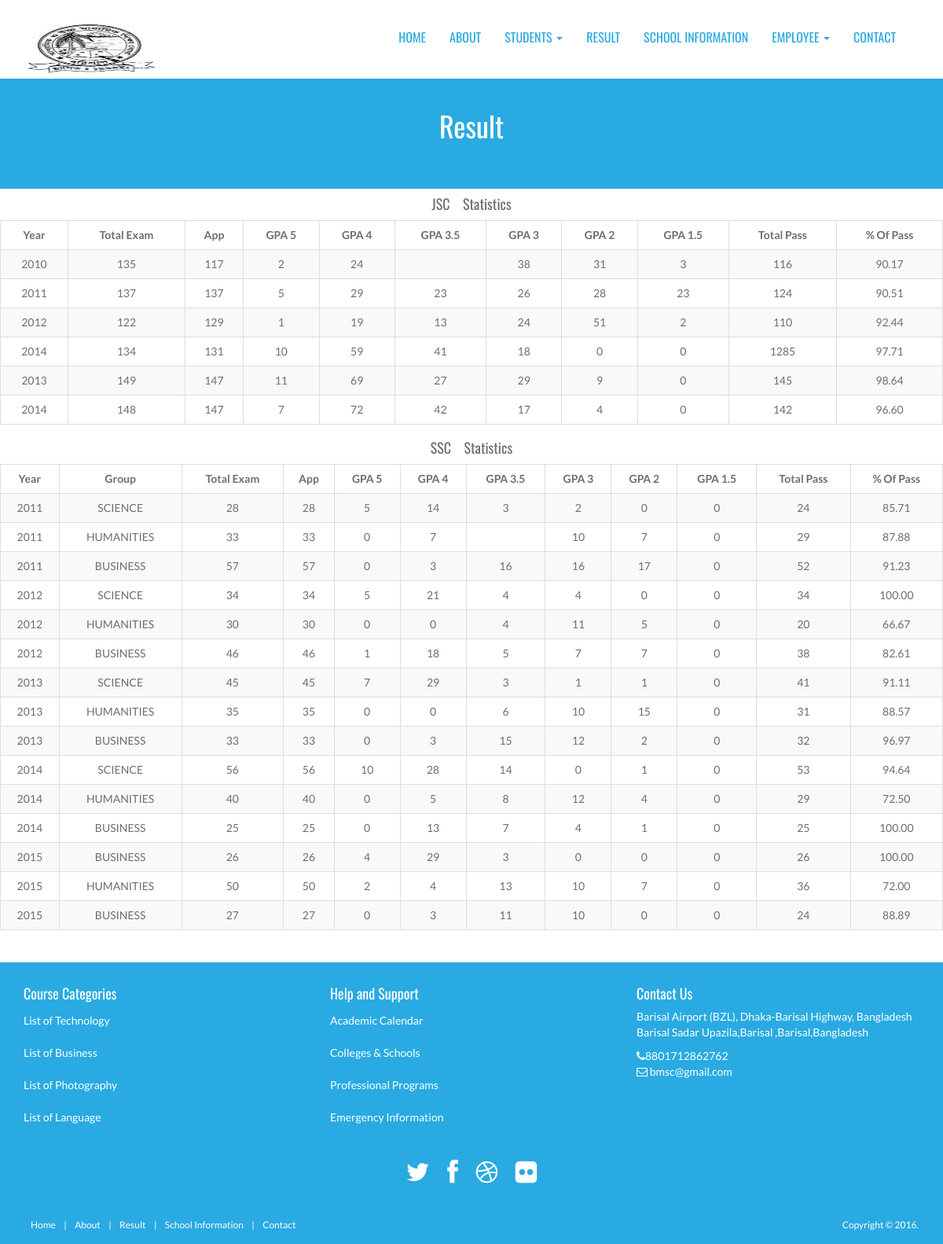
The page /result.php on the database its author committed.
### tables this page shows
CREATE TABLE IF NOT EXISTS `tbl_jsc_result` (
  `jsc_result_id` int(11) NOT NULL AUTO_INCREMENT,
  `year` varchar(10) NOT NULL,
  `total_exam` varchar(10) NOT NULL,
  `app` varchar(10) NOT NULL,
  `gpa_five` varchar(10) NOT NULL,
  `gpa_four` varchar(10) NOT NULL,
  `gpa_three_point_five` varchar(10) NOT NULL,
  `gpa_three` varchar(10) NOT NULL,
  `gpa_two` varchar(10) NOT NULL,
  `gpa_one` varchar(10) NOT NULL,
  `total_pass` varchar(10) NOT NULL,
  `percentice_of_pass` varchar(10) NOT NULL,
  `publication_status` tinyint(1) NOT NULL,
  PRIMARY KEY (`jsc_result_id`)
);

CREATE TABLE IF NOT EXISTS `tbl_hsc_result` (
  `ssc_result_id` int(3) NOT NULL AUTO_INCREMENT,
  `year` varchar(10) NOT NULL,
  `group1` varchar(10) NOT NULL,
  `total_exam` varchar(10) NOT NULL,
  `app` varchar(10) NOT NULL,
  `gpa_five` varchar(10) NOT NULL,
  `gpa_four` varchar(10) NOT NULL,
  `gpa_three_point_five` varchar(10) NOT NULL,
  `gpa_three` varchar(10) NOT NULL,
  `gpa_two` varchar(10) NOT NULL,
  `gpa_one` varchar(10) NOT NULL,
  `total_pass` varchar(10) NOT NULL,
  `percentice_of_pass` varchar(10) NOT NULL,
  `publication_status` tinyint(1) NOT NULL,
  PRIMARY KEY (`ssc_result_id`)
);

CREATE TABLE IF NOT EXISTS `tbl_category` (
  `category_id` int(3) NOT NULL AUTO_INCREMENT,
  `category_name` varchar(100) NOT NULL,
  `category_description` text NOT NULL,
  `publication_status` tinyint(1) NOT NULL,
  PRIMARY KEY (`category_id`)
);

CREATE TABLE IF NOT EXISTS `tbl_admission` (
  `admission_id` int(3) NOT NULL AUTO_INCREMENT,
  `admission_title` varchar(256) NOT NULL,
  `admission_description` text NOT NULL,
  `publication_status` smallint(1) NOT NULL,
  PRIMARY KEY (`admission_id`)
);

CREATE TABLE IF NOT EXISTS `tbl_address` (
  `address_id` int(3) NOT NULL AUTO_INCREMENT,
  `address` varchar(300) NOT NULL,
  `email` varchar(256) NOT NULL,
  `phone` varchar(15) NOT NULL,
  `publication_status` tinyint(1) NOT NULL,
  PRIMARY KEY (`address_id`)
);

### result.php (called while the page is built, shortened)
<?php
include './index.php';

### classes/application.php (called while the page is built, shortened)
<?php
class Application {
    private $db_connect;
    public function __construct() {
        $host_name = 'localhost';
        $user_name = 'root';
        $password = '';
        $db_name = 'school-management-system';
        $this->db_connect = mysqli_connect($host_name, $user_name, $password, $db_name);
    }
    public function select_all_contact_info() {
        $sql = "SELECT * FROM tbl_address WHERE publication_status=1";
        if (mysqli_query($this->db_connect, $sql)) {
            $query_result = mysqli_query($this->db_connect, $sql);
            return $query_result;
        } else {
            die('Query Problem' . mysqli_error($this->db_connect));
        }
    }
    public function select_all_jsc_result_info() {
        $sql = "SELECT * FROM tbl_jsc_result WHERE publication_status=1";
        if (mysqli_query($this->db_connect, $sql)) {
            $query_result = mysqli_query($this->db_connect, $sql);
            return $query_result;
        } else {
            die('Query Problem' . mysqli_error($this->db_connect));
        }
    }
    public function select_all_ssc_result_info() {
        $sql = "SELECT * FROM tbl_hsc_result WHERE publication_status=1";
        if (mysqli_query($this->db_connect, $sql)) {
            $query_result = mysqli_query($this->db_connect, $sql);
            return $query_result;
        } else {
            die('Query Problem' . mysqli_error($this->db_connect));
        }
    }
    public function select_all_category_info() {
        $sql = "SELECT * FROM tbl_category WHERE publication_status=1";
        if (mysqli_query($this->db_connect, $sql)) {
            $query_result = mysqli_query($this->db_connect, $sql);
            return $query_result;
        } else {
            die('Query Problem' . mysqli_error($this->db_connect));
        }
    }
    public function select_admission_info() {
        $sql = "SELECT * FROM tbl_admission WHERE publication_status=1";
        if (mysqli_query($this->db_connect, $sql)) {
            $query_result = mysqli_query($this->db_connect, $sql);
            return $query_result;
        } else {
            die('Query Problem' . mysqli_error($this->db_connect));
        }
    }
}

### pages/result_content.php (the view, shortened to what this page needs)
<?php
$query_result = $obj_app->select_all_jsc_result_info();
$query_result1 = $obj_app->select_all_ssc_result_info();
?>
<header id="head" class="secondary">
    <div class="container">
        <h1>Result</h1>
    </div>
</header>
<div class="box-content">
    <table class="table table-striped table-bordered bootstrap-datatable datatable" >
        <tbody>
            <tr>
                <h4 class="text-center">JSC &nbsp;&nbsp; Statistics </h4>
            </tr>
            <tr>
                <th class="text-center">Year</th>
                <th class="text-center">Total Exam</th>
                <th class="text-center">App</th>
                <th class="text-center">GPA 5</th>
                <th class="text-center">GPA 4</th>
                <th class="text-center">GPA 3.5</th>
                <th class="text-center">GPA 3</th>
                <th class="text-center">GPA 2</th>
                <th class="text-center">GPA 1.5</th>
                <th class="text-center">Total Pass</th>
                <th class="text-center">% Of Pass</th>
            </tr>
             <?php while ($jsc_rsult = mysqli_fetch_assoc($query_result)) { ?>
            <tr>
                <td class="text-center"><?php echo $jsc_rsult['year']; ?></td>
                <td class="text-center"><?php echo $jsc_rsult['total_exam']; ?></td>
                <td class="text-center"><?php echo $jsc_rsult['app']; ?></td>
                <td class="text-center"><?php echo $jsc_rsult['gpa_five']; ?></td>
                <td class="text-center"><?php echo $jsc_rsult['gpa_four']; ?></td>
                <td class="text-center"><?php echo $jsc_rsult['gpa_three_point_five']; ?></td>
                <td class="text-center"><?php echo $jsc_rsult['gpa_three']; ?></td>
                <td class="text-center"><?php echo $jsc_rsult['gpa_two']; ?></td>
                <td class="text-center"><?php echo $jsc_rsult['gpa_one']; ?></td>
                <td class="text-center"><?php echo $jsc_rsult['total_pass']; ?></td>
                <td class="text-center"><?php echo $jsc_rsult['percentice_of_pass']; ?></td>
            </tr>
            <?php } ?>
        </tbody>
    </table>
    <table class="table table-striped table-bordered bootstrap-datatable datatable" >
        <tbody>
            <tr>
                <h4 class="text-center">SSC &nbsp;&nbsp; Statistics </h4>
            </tr>
            <tr>
                <th class="text-center">Year</th>
                <th class="text-center">Group</th>
                <th class="text-center">Total Exam</th>
                <th class="text-center">App</th>
                <th class="text-center">GPA 5</th>
                <th class="text-center">GPA 4</th>
                <th class="text-center">GPA 3.5</th>
                <th class="text-center">GPA 3</th>
                <th class="text-center">GPA 2</th>
                <th class="text-center">GPA 1.5</th>
                <th class="text-center">Total Pass</th>
                <th class="text-center">% Of Pass</th>
            </tr>
             <?php while ($ssc_rsult = mysqli_fetch_assoc($query_result1)) { ?>
            <tr>
                <td class="text-center"><?php echo $ssc_rsult['year']; ?></td>
                <td class="text-center"><?php echo $ssc_rsult['group1']; ?></td>
                <td class="text-center"><?php echo $ssc_rsult['total_exam']; ?></td>
                <td class="text-center"><?php echo $ssc_rsult['app']; ?></td>
                <td class="text-center"><?php echo $ssc_rsult['gpa_five']; ?></td>
                <td class="text-center"><?php echo $ssc_rsult['gpa_four']; ?></td>
                <td class="text-center"><?php echo $ssc_rsult['gpa_three_point_five']; ?></td>
                <td class="text-center"><?php echo $ssc_rsult['gpa_three']; ?></td>
                <td class="text-center"><?php echo $ssc_rsult['gpa_two']; ?></td>
                <td class="text-center"><?php echo $ssc_rsult['gpa_one']; ?></td>
                <td class="text-center"><?php echo $ssc_rsult['total_pass']; ?></td>
                <td class="text-center"><?php echo $ssc_rsult['percentice_of_pass']; ?></td>
            </tr>
            <?php } ?>
        </tbody>
    </table>
</div>

### include/footer.php (shortened to what this page needs)
<?php
$query_result = $obj_app->select_all_contact_info();
$query_result1 = $obj_app->select_all_category_info();
$query_result2 = $obj_app->select_admission_info();
?>
<footer id="footer">
    <div class="container">
        <div class="row">
            <div class="footerbottom">
                <div class="col-md-4 col-sm-6">
                    <div class="footerwidget">
                        <h4>
                            Course Categories
                        </h4>
                        <div class="menu-course">
                            <?php while ($category_info = mysqli_fetch_assoc($query_result1)) { ?>
                                <ul class="menu">
                                    <li><a href="#"> <?php echo $category_info['category_name']; ?></a></li>
                                </ul>
                            <?php } ?>
                        </div>
                    </div>
                </div>
                <div class="col-md-4 col-sm-6">
                    <div class="footerwidget">
                        <h4>
                            Help and Support
                        </h4>
                        <?php while ($admission_info = mysqli_fetch_assoc($query_result2)) { ?>
                                <ul class="menu">
                                    <li><a href="#"> <?php echo $admission_info['admission_title']; ?></a></li>
                                </ul>
                            <?php } ?>
                    </div>
                </div>
                <div class="col-md-4 col-sm-6">
                    <div class="footerwidget">
                        <h4>Contact Us</h4>
                        <?php while ($contact_info = mysqli_fetch_assoc($query_result)) { ?>
                            <p><?php echo $contact_info['address']; ?></p>
                            <div class="contact-info">
                                <i class="fa fa-phone"></i><?php echo $contact_info['phone']; ?><br>
                                <i class="fa fa-envelope-o"></i> <?php echo $contact_info['email']; ?>
                            </div>
                        <?php } ?>
                    </div>
                </div>
            </div>
        </div>
        <div class="social text-center">
            <a href="https://twitter.com/" target="_blank"><i title="tweeter" class="fa fa-twitter"></i></a>
            <a href="https://www.facebook.com/" target="_blank"><i title="facebook" class="fa fa-facebook"></i></a>
            <a href="https://dribbble.com/" target="_blank"><i title="dribbble" class="fa fa-dribbble"></i></a>
            <a href="https://www.flickr.com" target="_blank"><i title="flickr" class="fa fa-flickr"></i></a>
        </div>
    </div>
    <div class="footer2">
        <div class="container">
            <div class="row">
                <div class="col-md-6 panel">
                    <div class="panel-body">
                        <p class="simplenav">
                            <a href="index.php">Home</a> |
                            <a href="about.php">About</a> |
                            <a href="result.php">Result</a> |
                            <a href="school_info.php">School Information</a> |
                            <a href="contact.php">Contact</a>
                    </div>
                </div>
                <div class="col-md-6 panel">
                    <div class="panel-body">
                        <p class="text-right">
                            Copyright &copy; 2016.
                        </p>
                    </div>
                </div>
            </div>
        </div>
    </div>
</footer>

### assets/front_end_assets/css/style.css (style rules this page uses)
body { font-family: 'Lato', sans-serif; font-weight: normal; color: #6E6E6E; }
h1, h2, h3, h4, h5, h6 { font-weight: normal; font-family: 'Oswald', sans-serif; }
h1, .h1, h2, .h2, h3, .h3 { margin-top: 30px; }
a { color:#3d84e6; }
#head { background-size: cover; height: 600px; text-align: center; color: white; font-weight: 300; position: relative; background-position-x: center; }
#head.secondary { height: 100px; min-height: 100px; padding-top: 0px; }
.panel { margin-bottom: 0px; background-color: transparent; border: 1px solid transparent; border-radius: 0px; -webkit-box-shadow: none; box-shadow: none; }
.panel-body { padding: 0px; }
ul, .list.custom-list ul { margin: 0 0 11px; list-style-type: none; padding-left: 10px; }
footer { border-top: 1px solid #e5e5e5; background: #29AAE2; margin-top: 40px; padding-top: 20px; color: #fff; }
ul.menu { padding: 0px; }
.menu li { padding: 5px 0px; }
.menu li a { color: #FFFFFF; }
.social { margin: 20px 0; }
.social a { font-size: 32px; margin: 0 10px; color: #FFFFFF; }
.footer2 { background: #29AAE2; padding: 15px 0; color: #aaa; font-size: 12px; }
.footer2 a { color: #FFF; }
.footer2 p { margin: 0; color: #fff; }
footer ul li { list-style: none; }
#head.secondary { padding-top: 0px; background: #29AAE2; background-size: cover; text-align: center; padding:10px 0; height: 140px; }
#head.secondary h1 { COLOR: #fff; text-align: center; }
.footer2 a { padding: 4px 8px; }

### rows shown on the page
tbl_jsc_result: year "2010", total_exam "135", app "117", gpa_five "2", gpa_four "24", gpa_three "38", gpa_two "31", gpa_one "3", total_pass "116", percentice_of_pass "90.17"
tbl_jsc_result: year "2011", total_exam "137", app "137", gpa_five "5", gpa_four "29", gpa_three_point_five "23", gpa_three "26", gpa_two "28", gpa_one "23", total_pass "124", percentice_of_pass "90.51"
tbl_jsc_result: year "2012", total_exam "122", app "129", gpa_five "1", gpa_four "19", gpa_three_point_five "13", gpa_three "24", gpa_two "51", gpa_one "2", total_pass "110", percentice_of_pass "92.44"
tbl_jsc_result: year "2014", total_exam "134", app "131", gpa_five "10", gpa_four "59", gpa_three_point_five "41", gpa_three "18", gpa_two "0", gpa_one "0", total_pass "1285", percentice_of_pass "97.71"
tbl_jsc_result: year "2013", total_exam "149", app "147", gpa_five "11", gpa_four "69", gpa_three_point_five "27", gpa_three "29", gpa_two "9", gpa_one "0", total_pass "145", percentice_of_pass "98.64"
tbl_jsc_result: year "2014", total_exam "148", app "147", gpa_five "7", gpa_four "72", gpa_three_point_five "42", gpa_three "17", gpa_two "4", gpa_one "0", total_pass "142", percentice_of_pass "96.60"
tbl_hsc_result: year "2011", group1 "SCIENCE", total_exam "28", app "28", gpa_five "5", gpa_four "14", gpa_three_point_five "3", gpa_three "2", gpa_two "0", gpa_one "0", total_pass "24", percentice_of_pass "85.71"
tbl_hsc_result: year "2011", group1 "HUMANITIES", total_exam "33", app "33", gpa_five "0", gpa_four "7", gpa_three "10", gpa_two "7", gpa_one "0", total_pass "29", percentice_of_pass "87.88"
tbl_hsc_result: year "2011", group1 "BUSINESS", total_exam "57", app "57", gpa_five "0", gpa_four "3", gpa_three_point_five "16", gpa_three "16", gpa_two "17", gpa_one "0", total_pass "52", percentice_of_pass "91.23"
tbl_hsc_result: year "2012", group1 "SCIENCE", total_exam "34", app "34", gpa_five "5", gpa_four "21", gpa_three_point_five "4", gpa_three "4", gpa_two "0", gpa_one "0", total_pass "34", percentice_of_pass "100.00"
tbl_hsc_result: year "2012", group1 "HUMANITIES", total_exam "30", app "30", gpa_five "0", gpa_four "0", gpa_three_point_five "4", gpa_three "11", gpa_two "5", gpa_one "0", total_pass "20", percentice_of_pass "66.67"
tbl_hsc_result: year "2012", group1 "BUSINESS", total_exam "46", app "46", gpa_five "1", gpa_four "18", gpa_three_point_five "5", gpa_three "7", gpa_two "7", gpa_one "0", total_pass "38", percentice_of_pass "82.61"
tbl_hsc_result: year "2013", group1 "SCIENCE", total_exam "45", app "45", gpa_five "7", gpa_four "29", gpa_three_point_five "3", gpa_three "1", gpa_two "1", gpa_one "0", total_pass "41", percentice_of_pass "91.11"
tbl_hsc_result: year "2013", group1 "HUMANITIES", total_exam "35", app "35", gpa_five "0", gpa_four "0", gpa_three_point_five "6", gpa_three "10", gpa_two "15", gpa_one "0", total_pass "31", percentice_of_pass "88.57"
tbl_hsc_result: year "2013", group1 "BUSINESS", total_exam "33", app "33", gpa_five "0", gpa_four "3", gpa_three_point_five "15", gpa_three "12", gpa_two "2", gpa_one "0", total_pass "32", percentice_of_pass "96.97"
tbl_hsc_result: year "2014", group1 "SCIENCE", total_exam "56", app "56", gpa_five "10", gpa_four "28", gpa_three_point_five "14", gpa_three "0", gpa_two "1", gpa_one "0", total_pass "53", percentice_of_pass "94.64"
tbl_hsc_result: year "2014", group1 "HUMANITIES", total_exam "40", app "40", gpa_five "0", gpa_four "5", gpa_three_point_five "8", gpa_three "12", gpa_two "4", gpa_one "0", total_pass "29", percentice_of_pass "72.50"
tbl_hsc_result: year "2014", group1 "BUSINESS", total_exam "25", app "25", gpa_five "0", gpa_four "13", gpa_three_point_five "7", gpa_three "4", gpa_two "1", gpa_one "0", total_pass "25", percentice_of_pass "100.00"
tbl_hsc_result: year "2015", group1 "BUSINESS", total_exam "26", app "26", gpa_five "4", gpa_four "29", gpa_three_point_five "3", gpa_three "0", gpa_two "0", gpa_one "0", total_pass "26", percentice_of_pass "100.00"
tbl_hsc_result: year "2015", group1 "HUMANITIES", total_exam "50", app "50", gpa_five "2", gpa_four "4", gpa_three_point_five "13", gpa_three "10", gpa_two "7", gpa_one "0", total_pass "36", percentice_of_pass "72.00"
tbl_hsc_result: year "2015", group1 "BUSINESS", total_exam "27", app "27", gpa_five "0", gpa_four "3", gpa_three_point_five "11", gpa_three "10", gpa_two "0", gpa_one "0", total_pass "24", percentice_of_pass "88.89"
tbl_category: category_name "List of Technology"
tbl_category: category_name "List of Business"
tbl_category: category_name "List of Photography"
tbl_category: category_name "List of Language"
tbl_admission: admission_title "Academic Calendar"
tbl_admission: admission_title "Colleges & Schools"
tbl_admission: admission_title "Professional Programs"
tbl_admission: admission_title "Emergency Information"
tbl_address: address "Barisal Airport (BZL), Dhaka-Barisal Highway, Bangladesh Barisal Sadar Upazila,Barisal ,Barisal,Bangladesh", phone "8801712862762", email "bmsc@gmail.com"
